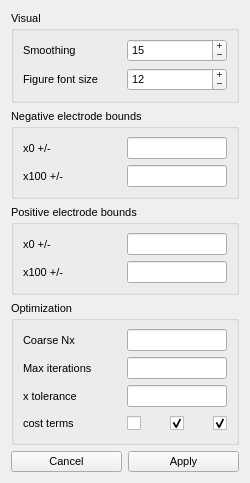
<?xml version="1.0" encoding="UTF-8"?>
<ui version="4.0">
 <class>Dialog</class>
 <widget class="QDialog" name="Dialog">
  <property name="geometry">
   <rect>
    <x>0</x>
    <y>0</y>
    <width>250</width>
    <height>450</height>
   </rect>
  </property>
  <property name="sizePolicy">
   <sizepolicy hsizetype="Minimum" vsizetype="Minimum">
    <horstretch>0</horstretch>
    <verstretch>0</verstretch>
   </sizepolicy>
  </property>
  <property name="minimumSize">
   <size>
    <width>0</width>
    <height>0</height>
   </size>
  </property>
  <property name="maximumSize">
   <size>
    <width>250</width>
    <height>450</height>
   </size>
  </property>
  <property name="font">
   <font>
    <pointsize>8</pointsize>
   </font>
  </property>
  <property name="windowTitle">
   <string>Options</string>
  </property>
  <layout class="QGridLayout" name="gridLayout_5">
   <item row="0" column="0" colspan="2">
    <widget class="QGroupBox" name="groupBox">
     <property name="title">
      <string>Visual</string>
     </property>
     <layout class="QGridLayout" name="gridLayout">
      <item row="1" column="0">
       <widget class="QLabel" name="Label_font">
        <property name="sizePolicy">
         <sizepolicy hsizetype="Expanding" vsizetype="Preferred">
          <horstretch>0</horstretch>
          <verstretch>0</verstretch>
         </sizepolicy>
        </property>
        <property name="text">
         <string>Figure font size</string>
        </property>
       </widget>
      </item>
      <item row="0" column="1">
       <widget class="QSpinBox" name="SpinBox_smooth">
        <property name="sizePolicy">
         <sizepolicy hsizetype="Expanding" vsizetype="Fixed">
          <horstretch>0</horstretch>
          <verstretch>0</verstretch>
         </sizepolicy>
        </property>
        <property name="minimumSize">
         <size>
          <width>100</width>
          <height>0</height>
         </size>
        </property>
        <property name="maximumSize">
         <size>
          <width>100</width>
          <height>16777215</height>
         </size>
        </property>
        <property name="buttonSymbols">
         <enum>QAbstractSpinBox::PlusMinus</enum>
        </property>
        <property name="correctionMode">
         <enum>QAbstractSpinBox::CorrectToNearestValue</enum>
        </property>
        <property name="keyboardTracking">
         <bool>false</bool>
        </property>
        <property name="minimum">
         <number>3</number>
        </property>
        <property name="maximum">
         <number>50</number>
        </property>
        <property name="value">
         <number>15</number>
        </property>
       </widget>
      </item>
      <item row="0" column="0">
       <widget class="QLabel" name="Label_smooth">
        <property name="sizePolicy">
         <sizepolicy hsizetype="Expanding" vsizetype="Preferred">
          <horstretch>0</horstretch>
          <verstretch>0</verstretch>
         </sizepolicy>
        </property>
        <property name="text">
         <string>Smoothing</string>
        </property>
       </widget>
      </item>
      <item row="1" column="1">
       <widget class="QSpinBox" name="SpinBox_font">
        <property name="sizePolicy">
         <sizepolicy hsizetype="Expanding" vsizetype="Fixed">
          <horstretch>0</horstretch>
          <verstretch>0</verstretch>
         </sizepolicy>
        </property>
        <property name="maximumSize">
         <size>
          <width>100</width>
          <height>16777215</height>
         </size>
        </property>
        <property name="buttonSymbols">
         <enum>QAbstractSpinBox::PlusMinus</enum>
        </property>
        <property name="correctionMode">
         <enum>QAbstractSpinBox::CorrectToNearestValue</enum>
        </property>
        <property name="keyboardTracking">
         <bool>false</bool>
        </property>
        <property name="minimum">
         <number>6</number>
        </property>
        <property name="maximum">
         <number>24</number>
        </property>
        <property name="value">
         <number>12</number>
        </property>
       </widget>
      </item>
     </layout>
    </widget>
   </item>
   <item row="1" column="0" colspan="2">
    <widget class="QGroupBox" name="groupBox_2">
     <property name="title">
      <string>Negative electrode bounds</string>
     </property>
     <layout class="QGridLayout" name="gridLayout_2">
      <item row="3" column="1">
       <widget class="QLineEdit" name="EditBounds_neg100">
        <property name="maximumSize">
         <size>
          <width>100</width>
          <height>16777215</height>
         </size>
        </property>
        <property name="maxLength">
         <number>4</number>
        </property>
       </widget>
      </item>
      <item row="3" column="0">
       <widget class="QLabel" name="LabelBounds_neg100">
        <property name="text">
         <string>x100 +/-</string>
        </property>
       </widget>
      </item>
      <item row="0" column="0">
       <widget class="QLabel" name="LabelBounds_neg0">
        <property name="sizePolicy">
         <sizepolicy hsizetype="Expanding" vsizetype="Preferred">
          <horstretch>0</horstretch>
          <verstretch>0</verstretch>
         </sizepolicy>
        </property>
        <property name="text">
         <string>x0 +/-</string>
        </property>
       </widget>
      </item>
      <item row="0" column="1">
       <widget class="QLineEdit" name="EditBounds_neg0">
        <property name="sizePolicy">
         <sizepolicy hsizetype="Expanding" vsizetype="Fixed">
          <horstretch>0</horstretch>
          <verstretch>0</verstretch>
         </sizepolicy>
        </property>
        <property name="minimumSize">
         <size>
          <width>0</width>
          <height>0</height>
         </size>
        </property>
        <property name="maximumSize">
         <size>
          <width>100</width>
          <height>16777215</height>
         </size>
        </property>
        <property name="maxLength">
         <number>4</number>
        </property>
       </widget>
      </item>
     </layout>
    </widget>
   </item>
   <item row="3" column="0" colspan="2">
    <widget class="QGroupBox" name="groupBox_4">
     <property name="title">
      <string>Optimization</string>
     </property>
     <layout class="QGridLayout" name="gridLayout_4">
      <item row="2" column="0">
       <widget class="QLabel" name="Label_xtol">
        <property name="sizePolicy">
         <sizepolicy hsizetype="Expanding" vsizetype="Preferred">
          <horstretch>0</horstretch>
          <verstretch>0</verstretch>
         </sizepolicy>
        </property>
        <property name="text">
         <string>x tolerance</string>
        </property>
       </widget>
      </item>
      <item row="1" column="0">
       <widget class="QLabel" name="Label_maxiter">
        <property name="sizePolicy">
         <sizepolicy hsizetype="Expanding" vsizetype="Preferred">
          <horstretch>0</horstretch>
          <verstretch>0</verstretch>
         </sizepolicy>
        </property>
        <property name="text">
         <string>Max iterations</string>
        </property>
       </widget>
      </item>
      <item row="3" column="0">
       <widget class="QLabel" name="CostLabel">
        <property name="minimumSize">
         <size>
          <width>0</width>
          <height>20</height>
         </size>
        </property>
        <property name="text">
         <string>cost terms</string>
        </property>
       </widget>
      </item>
      <item row="1" column="1">
       <widget class="QLineEdit" name="Edit_maxiter">
        <property name="maximumSize">
         <size>
          <width>100</width>
          <height>16777215</height>
         </size>
        </property>
        <property name="maxLength">
         <number>6</number>
        </property>
       </widget>
      </item>
      <item row="3" column="1">
       <layout class="QHBoxLayout" name="horizontalLayout">
        <item>
         <widget class="QCheckBox" name="VoltCheckBox">
          <property name="sizePolicy">
           <sizepolicy hsizetype="Minimum" vsizetype="Fixed">
            <horstretch>0</horstretch>
            <verstretch>0</verstretch>
           </sizepolicy>
          </property>
          <property name="minimumSize">
           <size>
            <width>0</width>
            <height>20</height>
           </size>
          </property>
          <property name="maximumSize">
           <size>
            <width>16777213</width>
            <height>16777215</height>
           </size>
          </property>
          <property name="text">
           <string notr="true"/>
          </property>
         </widget>
        </item>
        <item>
         <widget class="QCheckBox" name="dQdVCheckBox">
          <property name="sizePolicy">
           <sizepolicy hsizetype="Minimum" vsizetype="Fixed">
            <horstretch>0</horstretch>
            <verstretch>0</verstretch>
           </sizepolicy>
          </property>
          <property name="minimumSize">
           <size>
            <width>0</width>
            <height>20</height>
           </size>
          </property>
          <property name="text">
           <string/>
          </property>
          <property name="checked">
           <bool>true</bool>
          </property>
         </widget>
        </item>
        <item>
         <widget class="QCheckBox" name="dVdQCheckBox">
          <property name="sizePolicy">
           <sizepolicy hsizetype="Fixed" vsizetype="Fixed">
            <horstretch>0</horstretch>
            <verstretch>0</verstretch>
           </sizepolicy>
          </property>
          <property name="minimumSize">
           <size>
            <width>0</width>
            <height>20</height>
           </size>
          </property>
          <property name="text">
           <string/>
          </property>
          <property name="checked">
           <bool>true</bool>
          </property>
         </widget>
        </item>
       </layout>
      </item>
      <item row="2" column="1">
       <widget class="QLineEdit" name="Edit_xtol">
        <property name="maximumSize">
         <size>
          <width>100</width>
          <height>16777215</height>
         </size>
        </property>
        <property name="maxLength">
         <number>6</number>
        </property>
       </widget>
      </item>
      <item row="0" column="0">
       <widget class="QLabel" name="CoarseLabel">
        <property name="text">
         <string>Coarse Nx</string>
        </property>
       </widget>
      </item>
      <item row="0" column="1">
       <widget class="QLineEdit" name="Edit_coarse">
        <property name="maximumSize">
         <size>
          <width>100</width>
          <height>16777215</height>
         </size>
        </property>
        <property name="maxLength">
         <number>2</number>
        </property>
       </widget>
      </item>
     </layout>
    </widget>
   </item>
   <item row="4" column="0">
    <widget class="QPushButton" name="CancelButton">
     <property name="sizePolicy">
      <sizepolicy hsizetype="Expanding" vsizetype="Fixed">
       <horstretch>0</horstretch>
       <verstretch>0</verstretch>
      </sizepolicy>
     </property>
     <property name="text">
      <string>Cancel</string>
     </property>
     <property name="autoDefault">
      <bool>false</bool>
     </property>
    </widget>
   </item>
   <item row="4" column="1">
    <widget class="QPushButton" name="ApplyButton">
     <property name="sizePolicy">
      <sizepolicy hsizetype="Expanding" vsizetype="Fixed">
       <horstretch>0</horstretch>
       <verstretch>0</verstretch>
      </sizepolicy>
     </property>
     <property name="text">
      <string>Apply</string>
     </property>
     <property name="autoDefault">
      <bool>false</bool>
     </property>
    </widget>
   </item>
   <item row="2" column="0" colspan="2">
    <widget class="QGroupBox" name="groupBox_3">
     <property name="title">
      <string>Positive electrode bounds</string>
     </property>
     <layout class="QGridLayout" name="gridLayout_3">
      <item row="3" column="0">
       <widget class="QLabel" name="LabelBounds_ca100">
        <property name="text">
         <string>x100 +/-</string>
        </property>
       </widget>
      </item>
      <item row="0" column="1">
       <widget class="QLineEdit" name="EditBounds_pos0">
        <property name="maximumSize">
         <size>
          <width>100</width>
          <height>16777215</height>
         </size>
        </property>
        <property name="maxLength">
         <number>4</number>
        </property>
       </widget>
      </item>
      <item row="3" column="1">
       <widget class="QLineEdit" name="EditBounds_pos100">
        <property name="maximumSize">
         <size>
          <width>100</width>
          <height>16777215</height>
         </size>
        </property>
        <property name="maxLength">
         <number>4</number>
        </property>
       </widget>
      </item>
      <item row="0" column="0">
       <widget class="QLabel" name="LabelBounds_pos0">
        <property name="sizePolicy">
         <sizepolicy hsizetype="Expanding" vsizetype="Preferred">
          <horstretch>0</horstretch>
          <verstretch>0</verstretch>
         </sizepolicy>
        </property>
        <property name="text">
         <string>x0 +/-</string>
        </property>
       </widget>
      </item>
     </layout>
    </widget>
   </item>
  </layout>
 </widget>
 <resources/>
 <connections/>
</ui>
